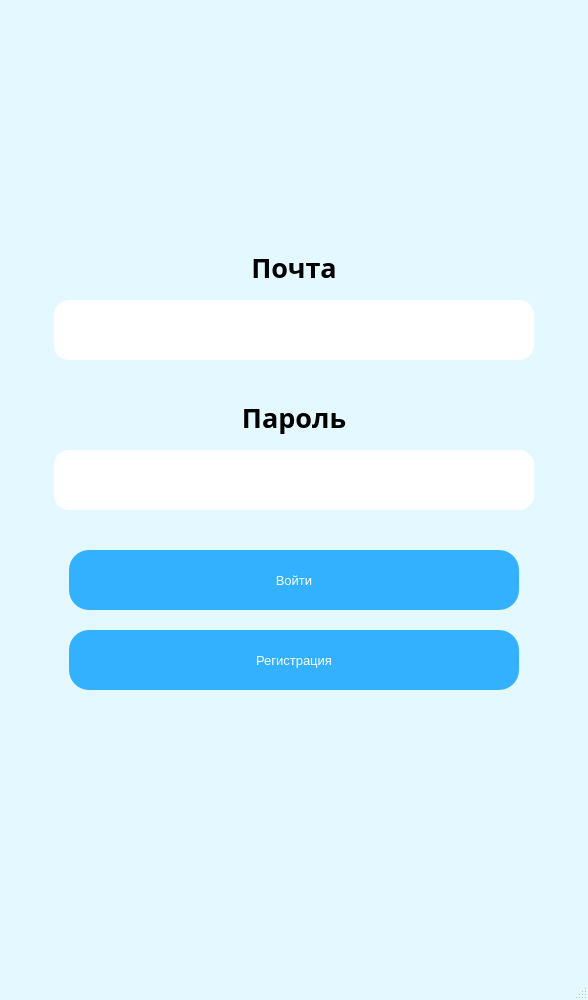
<?xml version="1.0" encoding="UTF-8"?>
<ui version="4.0">
 <class>MainWindow</class>
 <widget class="QMainWindow" name="MainWindow">
  <property name="geometry">
   <rect>
    <x>0</x>
    <y>0</y>
    <width>588</width>
    <height>1000</height>
   </rect>
  </property>
  <property name="minimumSize">
   <size>
    <width>588</width>
    <height>1000</height>
   </size>
  </property>
  <property name="maximumSize">
   <size>
    <width>588</width>
    <height>1000</height>
   </size>
  </property>
  <property name="windowTitle">
   <string>Вход</string>
  </property>
  <property name="windowIcon">
   <iconset>
    <normaloff>../app_image/no_photo.png</normaloff>../app_image/no_photo.png</iconset>
  </property>
  <property name="styleSheet">
   <string notr="true">QMainWindow {
	background-color: rgb(228, 249, 255);
}
QPushButton {
	background-color: rgb(51, 177, 255);
	border-radius: 20px;
	font: 10pt &quot;Arial&quot;;
	color: rgb(255, 255, 255);
}
QPushButton:hover {
	border-radius: 24px;
	background-color: rgb(52, 202, 232);
}
QPushButton:pressed {
	border-radius: 28px;
	background-color: rgb(0, 222, 0);
}
QLineEdit {
	border-radius: 15px;
	font: 16pt &quot;Arial&quot;;
}
QLineEdit:hover {
	border-radius: 20px;
	font: 75 12pt &quot;Arial&quot;;
	background-color: rgb(250, 250, 250);
}
QStatusBar {
	text-align: center;
	font: 87 12pt &quot;Arial Black&quot;;
}</string>
  </property>
  <widget class="QWidget" name="centralwidget">
   <widget class="QLineEdit" name="lineEdit">
    <property name="geometry">
     <rect>
      <x>54</x>
      <y>300</y>
      <width>480</width>
      <height>60</height>
     </rect>
    </property>
   </widget>
   <widget class="QLabel" name="label">
    <property name="geometry">
     <rect>
      <x>10</x>
      <y>250</y>
      <width>568</width>
      <height>35</height>
     </rect>
    </property>
    <property name="font">
     <font>
      <family>Arial Black</family>
      <pointsize>20</pointsize>
      <weight>75</weight>
      <bold>true</bold>
     </font>
    </property>
    <property name="text">
     <string>Почта</string>
    </property>
    <property name="alignment">
     <set>Qt::AlignCenter</set>
    </property>
   </widget>
   <widget class="QLabel" name="label_2">
    <property name="geometry">
     <rect>
      <x>10</x>
      <y>400</y>
      <width>568</width>
      <height>35</height>
     </rect>
    </property>
    <property name="font">
     <font>
      <family>Arial Black</family>
      <pointsize>20</pointsize>
      <weight>75</weight>
      <bold>true</bold>
     </font>
    </property>
    <property name="text">
     <string>Пароль</string>
    </property>
    <property name="alignment">
     <set>Qt::AlignCenter</set>
    </property>
   </widget>
   <widget class="QPushButton" name="pushButton_3">
    <property name="geometry">
     <rect>
      <x>69</x>
      <y>550</y>
      <width>450</width>
      <height>60</height>
     </rect>
    </property>
    <property name="font">
     <font>
      <family>Arial</family>
      <pointsize>10</pointsize>
      <weight>50</weight>
      <italic>false</italic>
      <bold>false</bold>
     </font>
    </property>
    <property name="text">
     <string>Войти</string>
    </property>
   </widget>
   <widget class="QLineEdit" name="lineEdit_2">
    <property name="geometry">
     <rect>
      <x>54</x>
      <y>450</y>
      <width>480</width>
      <height>60</height>
     </rect>
    </property>
   </widget>
   <widget class="QPushButton" name="pushButton_4">
    <property name="geometry">
     <rect>
      <x>69</x>
      <y>630</y>
      <width>450</width>
      <height>60</height>
     </rect>
    </property>
    <property name="font">
     <font>
      <family>Arial</family>
      <pointsize>10</pointsize>
      <weight>50</weight>
      <italic>false</italic>
      <bold>false</bold>
     </font>
    </property>
    <property name="text">
     <string>Регистрация</string>
    </property>
   </widget>
  </widget>
  <widget class="QStatusBar" name="statusbar"/>
 </widget>
 <resources/>
 <connections/>
</ui>
